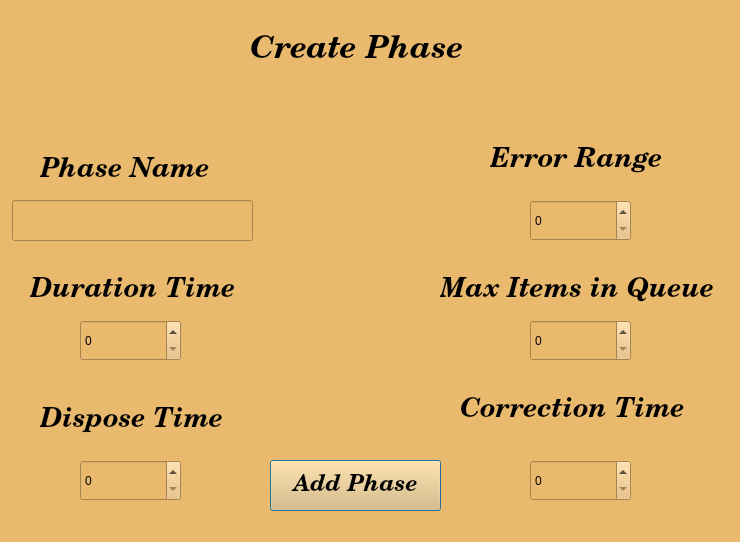
<?xml version="1.0" encoding="UTF-8"?>
<ui version="4.0">
 <class>PhaseCreatorDialog</class>
 <widget class="QDialog" name="PhaseCreatorDialog">
  <property name="geometry">
   <rect>
    <x>0</x>
    <y>0</y>
    <width>740</width>
    <height>542</height>
   </rect>
  </property>
  <property name="windowTitle">
   <string>Dialog</string>
  </property>
  <property name="styleSheet">
   <string notr="true">background-color: rgb(233, 185, 110);</string>
  </property>
  <widget class="QLabel" name="TitleLabel">
   <property name="geometry">
    <rect>
     <x>250</x>
     <y>20</y>
     <width>231</width>
     <height>61</height>
    </rect>
   </property>
   <property name="font">
    <font>
     <family>Century Schoolbook L</family>
     <pointsize>24</pointsize>
     <weight>75</weight>
     <italic>true</italic>
     <bold>true</bold>
    </font>
   </property>
   <property name="text">
    <string>Create Phase</string>
   </property>
  </widget>
  <widget class="QLabel" name="PhaseNameLabel">
   <property name="geometry">
    <rect>
     <x>40</x>
     <y>140</y>
     <width>181</width>
     <height>61</height>
    </rect>
   </property>
   <property name="font">
    <font>
     <family>Century Schoolbook L</family>
     <pointsize>20</pointsize>
     <weight>75</weight>
     <italic>true</italic>
     <bold>true</bold>
    </font>
   </property>
   <property name="text">
    <string>Phase Name</string>
   </property>
  </widget>
  <widget class="QLabel" name="DurationLabel">
   <property name="geometry">
    <rect>
     <x>30</x>
     <y>260</y>
     <width>211</width>
     <height>61</height>
    </rect>
   </property>
   <property name="font">
    <font>
     <family>Century Schoolbook L</family>
     <pointsize>20</pointsize>
     <weight>75</weight>
     <italic>true</italic>
     <bold>true</bold>
    </font>
   </property>
   <property name="text">
    <string>Duration Time</string>
   </property>
  </widget>
  <widget class="QLabel" name="DisposeLabel">
   <property name="geometry">
    <rect>
     <x>40</x>
     <y>390</y>
     <width>211</width>
     <height>61</height>
    </rect>
   </property>
   <property name="font">
    <font>
     <family>Century Schoolbook L</family>
     <pointsize>20</pointsize>
     <weight>75</weight>
     <italic>true</italic>
     <bold>true</bold>
    </font>
   </property>
   <property name="text">
    <string>Dispose Time</string>
   </property>
  </widget>
  <widget class="QLabel" name="ErrorLabel">
   <property name="geometry">
    <rect>
     <x>490</x>
     <y>130</y>
     <width>211</width>
     <height>61</height>
    </rect>
   </property>
   <property name="font">
    <font>
     <family>Century Schoolbook L</family>
     <pointsize>20</pointsize>
     <weight>75</weight>
     <italic>true</italic>
     <bold>true</bold>
    </font>
   </property>
   <property name="text">
    <string>Error Range</string>
   </property>
  </widget>
  <widget class="QLabel" name="MaxItemsLabel">
   <property name="geometry">
    <rect>
     <x>440</x>
     <y>260</y>
     <width>281</width>
     <height>61</height>
    </rect>
   </property>
   <property name="font">
    <font>
     <family>Century Schoolbook L</family>
     <pointsize>20</pointsize>
     <weight>75</weight>
     <italic>true</italic>
     <bold>true</bold>
    </font>
   </property>
   <property name="text">
    <string>Max Items in Queue</string>
   </property>
  </widget>
  <widget class="QLabel" name="CorrectionLabel">
   <property name="geometry">
    <rect>
     <x>460</x>
     <y>380</y>
     <width>231</width>
     <height>61</height>
    </rect>
   </property>
   <property name="font">
    <font>
     <family>Century Schoolbook L</family>
     <pointsize>20</pointsize>
     <weight>75</weight>
     <italic>true</italic>
     <bold>true</bold>
    </font>
   </property>
   <property name="text">
    <string>Correction Time</string>
   </property>
  </widget>
  <widget class="QLineEdit" name="PhaseNameLineEdit">
   <property name="geometry">
    <rect>
     <x>12</x>
     <y>200</y>
     <width>241</width>
     <height>41</height>
    </rect>
   </property>
   <property name="font">
    <font>
     <family>Century Schoolbook L</family>
     <pointsize>18</pointsize>
     <weight>75</weight>
     <italic>true</italic>
     <bold>true</bold>
    </font>
   </property>
   <property name="text">
    <string/>
   </property>
   <property name="alignment">
    <set>Qt::AlignCenter</set>
   </property>
  </widget>
  <widget class="QSpinBox" name="DurationSpinBox">
   <property name="geometry">
    <rect>
     <x>80</x>
     <y>320</y>
     <width>101</width>
     <height>41</height>
    </rect>
   </property>
  </widget>
  <widget class="QSpinBox" name="DisposeSpinBox">
   <property name="geometry">
    <rect>
     <x>80</x>
     <y>460</y>
     <width>101</width>
     <height>41</height>
    </rect>
   </property>
  </widget>
  <widget class="QSpinBox" name="CorrectionSpinBox">
   <property name="geometry">
    <rect>
     <x>530</x>
     <y>460</y>
     <width>101</width>
     <height>41</height>
    </rect>
   </property>
  </widget>
  <widget class="QSpinBox" name="MaxQueueSpinBox">
   <property name="geometry">
    <rect>
     <x>530</x>
     <y>320</y>
     <width>101</width>
     <height>41</height>
    </rect>
   </property>
  </widget>
  <widget class="QSpinBox" name="ErrorRangeSpinBox">
   <property name="geometry">
    <rect>
     <x>530</x>
     <y>200</y>
     <width>101</width>
     <height>41</height>
    </rect>
   </property>
  </widget>
  <widget class="QPushButton" name="AddButton">
   <property name="geometry">
    <rect>
     <x>270</x>
     <y>460</y>
     <width>171</width>
     <height>51</height>
    </rect>
   </property>
   <property name="font">
    <font>
     <family>Century Schoolbook L</family>
     <pointsize>17</pointsize>
     <weight>75</weight>
     <italic>true</italic>
     <bold>true</bold>
    </font>
   </property>
   <property name="text">
    <string>Add Phase</string>
   </property>
  </widget>
 </widget>
 <resources/>
 <connections/>
</ui>
